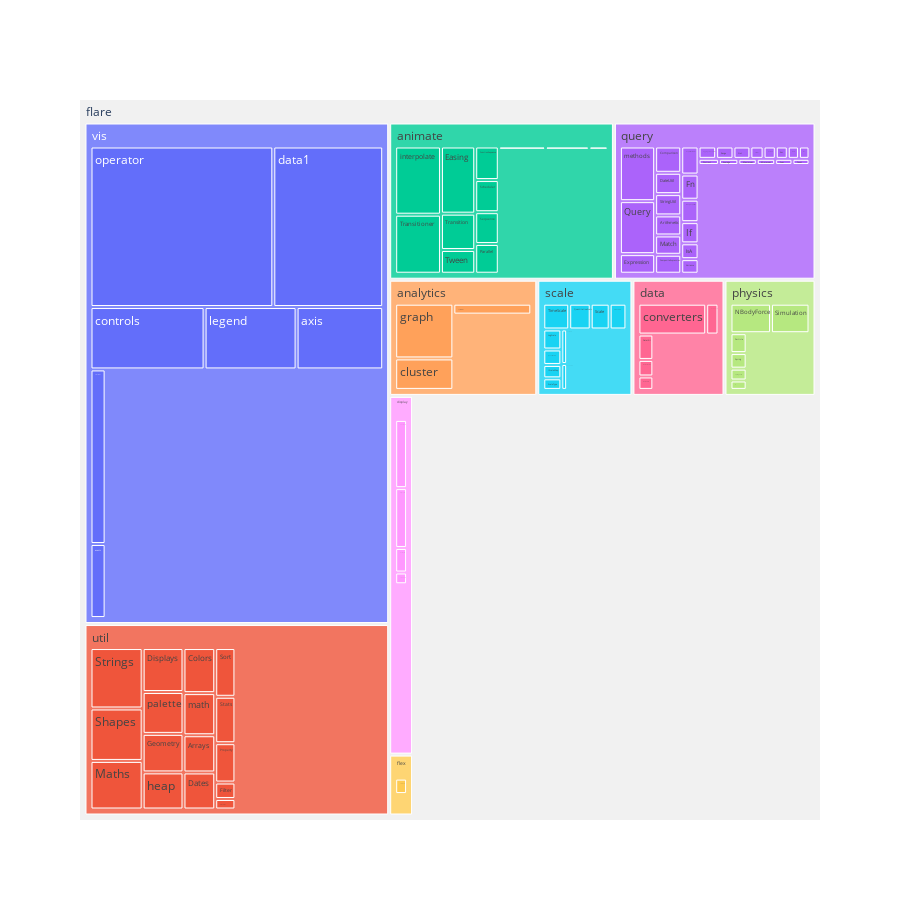

The cell this chart's notebook holds for it:
### Code cell
#slider funtion
def update(sliderVal):
  fig = plotly.graph_objs.Figure()
  fig.add_trace(plotly.graph_objs.Treemap(
      labels = df[df['level']<sliderVal]['name'],
      values = df[df['level']<sliderVal]['value'],
      parents = df[df['level']<sliderVal]['parent']  
  ))
  fig.update_traces(root_color="#f1f1f1")
  fig.update_layout(width = 900, height = 900)
  fig.show()

#create slider widget
widgets.interact(update, sliderVal = (0, 5))

### Figure 1 — Plotly figure (JSON) as saved in the notebook; plotly's stock layout.template omitted (floating-point values rounded to 4 significant figures)
{"data": [{"labels": ["cluster", "graph", "optimization", "analytics", "Easing", "FunctionSequence", "interpolate", "ISchedulable", "Parallel", "Pause", "Scheduler", "Sequence", "Transition", "Transitioner", "TransitionEvent", "Tween", "animate", "converters", "DataField", "DataSchema", "DataSet", "DataSource", "DataTable", "DataUtil", "data", "DirtySprite", "LineSprite", "RectSprite", "TextSprite", "display", "FlareVis", "flex", "DragForce", "GravityForce", "IForce", "NBodyForce", "Particle", "Simulation", "Spring", "SpringForce", "physics", "AggregateExpression", "And", "Arithmetic", "Average", "BinaryExpression", "Comparison", "CompositeExpression", "Count", "DateUtil", "Distinct", "Expression", "ExpressionIterator", "Fn", "If", "IsA", "Literal", "Match", "Maximum", "methods", "Minimum", "Not", "Or", "Query", "Range", "StringUtil", "Sum", "Variable", "Variance", "Xor", "query", "IScaleMap", "LinearScale", "LogScale", "OrdinalScale", "QuantileScale", "QuantitativeScale", "RootScale", "Scale", "ScaleType", "TimeScale", "scale", "Arrays", "Colors", "Dates", "Displays", "Filter", "Geometry", "heap", "IEvaluable", "IPredicate", "IValueProxy", "math", "Maths", "Orientation", "palette", "Property", "Shapes", "Sort", "Stats", "Strings", "util", "axis", "controls", "data1", "events", "legend", "operator", "Visualization", "vis", "flare"], "parents": ["analytics", "analytics", "analytics", "flare", "animate", "animate", "animate", "animate", "animate", "animate", "animate", "animate", "animate", "animate", "animate", "animate", "flare", "data", "data", "data", "data", "data", "data", "data", "flare", "display", "display", "display", "display", "flare", "flex", "flare", "physics", "physics", "physics", "physics", "physics", "physics", "physics", "physics", "flare", "query", "query", "query", "query", "query", "query", "query", "query", "query", "query", "query", "query", "query", "query", "query", "query", "query", "query", "query", "query", "query", "query", "query", "query", "query", "query", "query", "query", "query", "flare", "scale", "scale", "scale", "scale", "scale", "scale", "scale", "scale", "scale", "scale", "flare", "util", "util", "util", "util", "util", "util", "util", "util", "util", "util", "util", "util", "util", "util", "util", "util", "util", "util", "util", "flare", "vis", "vis", "vis", "vis", "vis", "vis", "vis", "flare", ""], "root": {"color": "#f1f1f1"}, "type": "treemap", "values": [15207, 26435, 7074, 48716, 17010, 5842, 23081, 1041, 5176, 449, 5593, 5534, 9201, 19975, 1116, 6006, 100024, 18349, 1759, 2165, 586, 3331, 772, 3322, 30284, 8833, 1732, 3623, 10066, 24254, 4116, 4116, 1082, 1336, 319, 10498, 2822, 9983, 2213, 1681, 29934, 1616, 1027, 3891, 891, 2893, 5103, 3677, 781, 4141, 933, 5130, 3617, 3240, 2732, 2039, 1214, 3748, 843, 14326, 843, 1554, 970, 13896, 1594, 4130, 791, 1124, 1876, 1101, 89721, 2105, 1316, 3151, 3770, 2435, 4839, 1756, 4268, 1821, 5833, 31294, 8258, 10001, 8217, 12555, 2324, 10993, 10587, 335, 383, 874, 9346, 17705, 1486, 11946, 5559, 19118, 6887, 6557, 22026, 165157, 33886, 44639, 110583, 7011, 36003, 183967, 16540, 432629, 956129]}], "layout": {"height": 900, "width": 900}}
